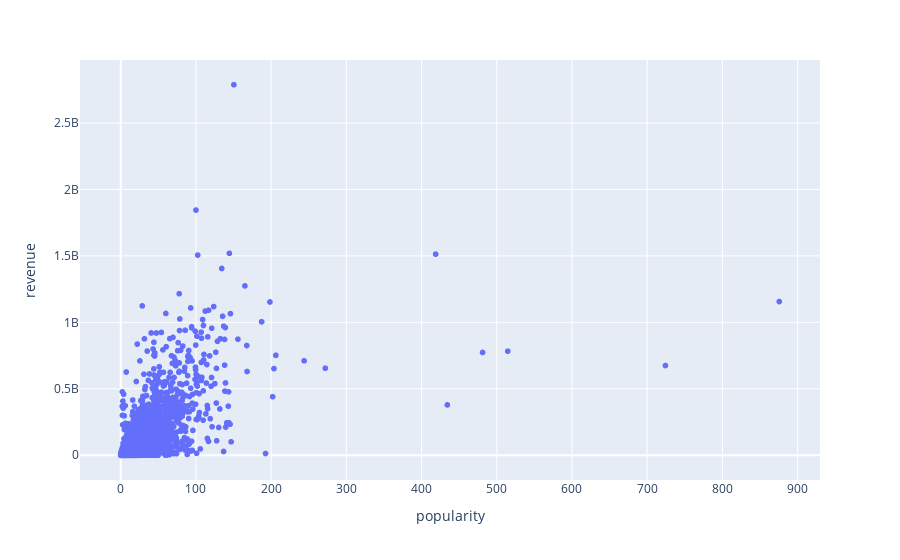

Notebook cell for this chart:
### Markdown cell above
## Q8: Use line chart to draw the relationship between revenue and popularity.
![p4.png](attachment:p4.png)

### Code cell
fig = px.scatter(movies_credits, y="revenue", x="popularity")
fig.show()

### Figure 1 — Plotly figure (JSON) as saved in the notebook; plotly's stock layout.template omitted (floating-point values rounded to 4 significant figures; data arrays with more than 128 entries replaced by an {"elided": "..."} marker saying what was removed)
{"data": [{"hovertemplate": "popularity=%{x}<br>revenue=%{y}<extra></extra>", "legendgroup": "", "marker": {"color": "#636efa", "symbol": "circle"}, "mode": "markers", "name": "", "showlegend": false, "type": "scattergl", "x": {"elided": "4803 float values"}, "xaxis": "x", "y": {"elided": "4803 int values"}, "yaxis": "y"}], "layout": {"legend": {"tracegroupgap": 0}, "margin": {"t": 60}, "xaxis": {"anchor": "y", "domain": [0, 1], "title": {"text": "popularity"}}, "yaxis": {"anchor": "x", "domain": [0, 1], "title": {"text": "revenue"}}}}
